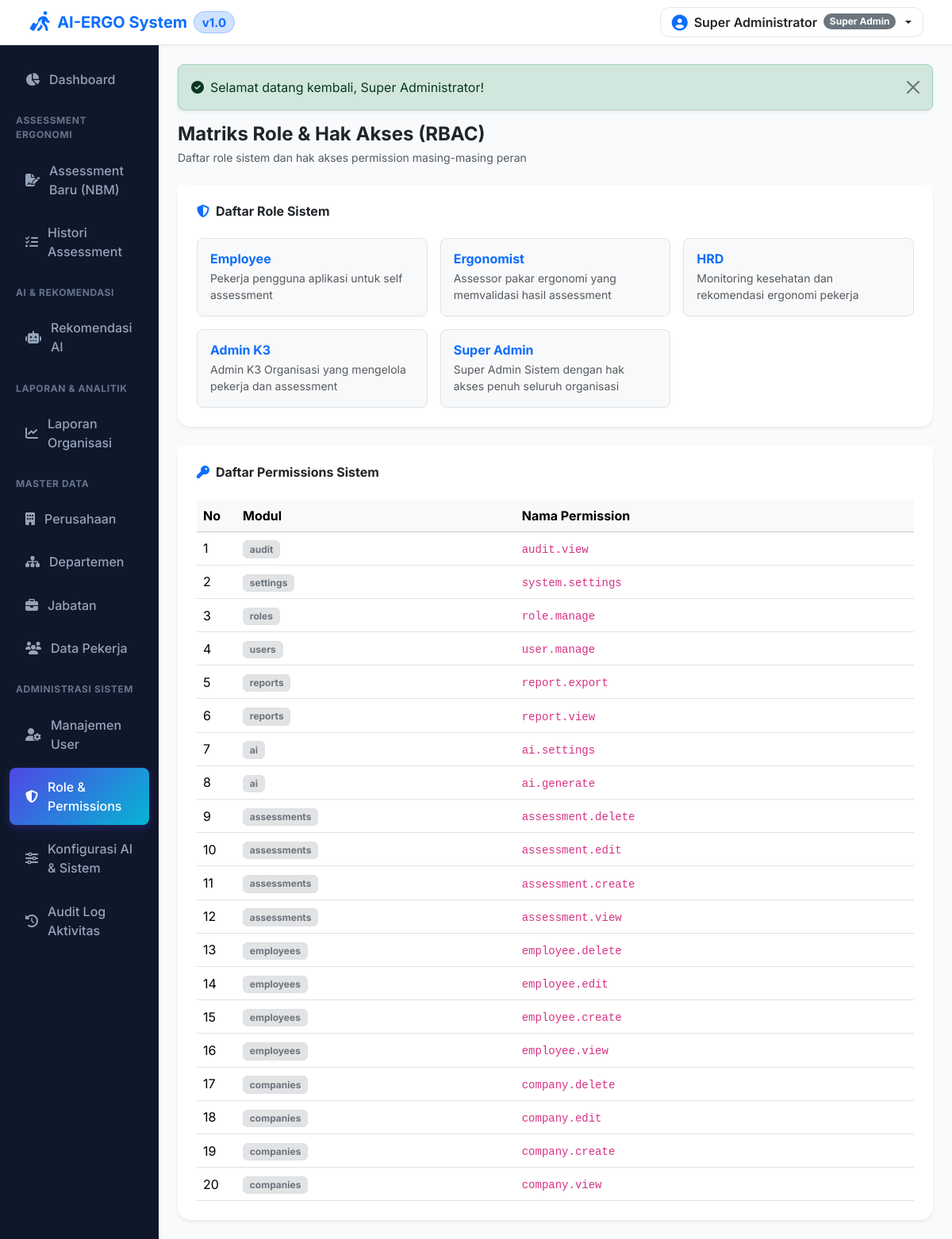
The page /admin/roles (signed in) on the database its author committed.
### tables this page shows
CREATE TABLE IF NOT EXISTS `settings` (
  `id` BIGINT UNSIGNED AUTO_INCREMENT PRIMARY KEY,
  `setting_group` VARCHAR(50) NOT NULL DEFAULT 'general',
  `setting_key` VARCHAR(100) NOT NULL UNIQUE,
  `setting_value` LONGTEXT NULL,
  `description` TEXT NULL
);

CREATE TABLE IF NOT EXISTS `roles` (
  `id` BIGINT UNSIGNED AUTO_INCREMENT PRIMARY KEY,
  `name` VARCHAR(100) NOT NULL UNIQUE,
  `description` TEXT NULL
);

CREATE TABLE IF NOT EXISTS `permissions` (
  `id` BIGINT UNSIGNED AUTO_INCREMENT PRIMARY KEY,
  `name` VARCHAR(100) NOT NULL UNIQUE,
  `module` VARCHAR(50) NOT NULL
);

### core/App.php (called while the page is built, shortened)
<?php
class App {
    public function __construct() {
        require_once __DIR__ . '/../app/Helpers/Functions.php';
        spl_autoload_register(function ($class) {
            $prefixCore = 'Core\\';
            $prefixApp = 'App\\';
            if (strpos($class, $prefixCore) === 0) {
                $relativeClass = substr($class, strlen($prefixCore));
                $file = __DIR__ . '/' . str_replace('\\', '/', $relativeClass) . '.php';
                if (file_exists($file)) {
                    return;
                }
            }
            if (strpos($class, $prefixApp) === 0) {
                $relativeClass = substr($class, strlen($prefixApp));
                $file = __DIR__ . '/../app/' . str_replace('\\', '/', $relativeClass) . '.php';
                if (file_exists($file)) {
                    return;
                }
            }
        });
    }
    public function run(): void {
        Router::dispatch($_SERVER['REQUEST_URI'], $_SERVER['REQUEST_METHOD']);
    }
}

### app/Controllers/RoleController.php (called while the page is built, shortened)
<?php
class RoleController extends Controller {
    public function index() {
        $roleModel = new Role();
        $permissionModel = new Permission();
        $roles = $roleModel->all();
        $permissions = $permissionModel->all();
        $this->view('admin/roles/index', [
            'roles' => $roles,
            'permissions' => $permissions
        ]);
    }
}

### public/index.php (called while the page is built)
<?php
require_once __DIR__ . '/../core/App.php';
$app = new Core\App();
$app->run();

### app/Helpers/Functions.php (called while the page is built, shortened)
<?php
if (!function_exists('get_setting')) {
    function get_setting($key, $default = '') {
        static $settingsMap = null;
        if ($settingsMap === null) {
            try {
                $settingModel = new \App\Models\Setting();
                $settingsMap = $settingModel->getAllAsKeyValue();
            } catch (\Exception $e) {
                $settingsMap = [];
            }
        }
        return $settingsMap[$key] ?? $default;
    }
}
if (!function_exists('base_url')) {
    function base_url($path = '') {
        static $detectedBase = null;
        if ($detectedBase === null) {
            if (isset($_SERVER['HTTP_HOST'])) {
                $scheme = (isset($_SERVER['HTTPS']) && $_SERVER['HTTPS'] === 'on') ? 'https' : 'http';
                $scriptDir = str_replace('\\', '/', dirname($_SERVER['SCRIPT_NAME'] ?? ''));
                $baseDir = preg_replace('#/public$#i', '', $scriptDir);
                $detectedBase = $scheme . '://' . $_SERVER['HTTP_HOST'] . rtrim($baseDir, '/');
            } else {
                $detectedBase = config('app.url', 'http://localhost/ergonomi');
            }
        }
        return rtrim($detectedBase, '/') . '/' . ltrim($path, '/');
    }
}
if (!function_exists('assets')) {
    function assets($path = '') {
        static $detectedAssetsBase = null;
        if ($detectedAssetsBase === null) {
            if (isset($_SERVER['HTTP_HOST'])) {
                $scheme = (isset($_SERVER['HTTPS']) && $_SERVER['HTTPS'] === 'on') ? 'https' : 'http';
                $scriptDir = str_replace('\\', '/', dirname($_SERVER['SCRIPT_NAME'] ?? ''));
                if (preg_match('#/public$#i', $scriptDir)) {
                    $detectedAssetsBase = $scheme . '://' . $_SERVER['HTTP_HOST'] . rtrim($scriptDir, '/') . '/assets/';
                } else {
                    $detectedAssetsBase = $scheme . '://' . $_SERVER['HTTP_HOST'] . rtrim($scriptDir, '/') . '/public/assets/';
                }
            } else {
                $detectedAssetsBase = base_url('public/assets/');
            }
        }
        return rtrim($detectedAssetsBase, '/') . '/' . ltrim($path, '/');
    }
}
if (!function_exists('upload_exists')) {
    function upload_exists($path = '') {
        if (empty($path)) return false;
        $fullPath = __DIR__ . '/../../public/' . ltrim($path, '/');
        return file_exists($fullPath);
    }
}
if (!function_exists('sanitize')) {
    function sanitize($data) {
        return htmlspecialchars(trim((string)$data), ENT_QUOTES, 'UTF-8');
    }
}
if (!function_exists('auth_user')) {
    function auth_user() {
        return $_SESSION['user'] ?? null;
    }
}
if (!function_exists('is_logged_in')) {
    function is_logged_in() {
        return auth_user() !== null;
    }
}

### core/Database.php (called while the page is built, shortened)
<?php
class Database {
    private static ?PDO $instance = null;
    public static function getInstance(): PDO {
        if (self::$instance === null) {
            $config = require __DIR__ . '/../config/database.php';
            $dsn = "mysql:host={$config['host']};port={$config['port']};dbname={$config['dbname']};charset={$config['charset']}";
            try {
                self::$instance = new PDO($dsn, $config['username'], $config['password'], $config['options']);
            } catch (PDOException $e) {
                try {
                    $dsnNoDb = "mysql:host={$config['host']};port={$config['port']};charset={$config['charset']}";
                    $pdo = new PDO($dsnNoDb, $config['username'], $config['password'], $config['options']);
                    $pdo->exec("CREATE DATABASE IF NOT EXISTS `" . $config['dbname'] . "` DEFAULT CHARACTER SET utf8mb4 COLLATE utf8mb4_unicode_ci");
                    $pdo->exec("USE `" . $config['dbname'] . "`");
                    $sqlFile = __DIR__ . '/../database.sql';
                    if (file_exists($sqlFile)) {
                        $sql = file_get_contents($sqlFile);
                        $pdo->exec($sql);
                    }
                    self::$instance = $pdo;
                } catch (PDOException $ex) {
                    die("Database connection error: " . $ex->getMessage());
                }
            }
        }
        return self::$instance;
    }
}

### core/Model.php (called while the page is built, shortened)
<?php
abstract class Model {
    protected PDO $db;
    protected string $table;
    protected string $primaryKey = 'id';
    public function __construct() {
        $this->db = Database::getInstance();
    }
    public function all(): array {
        $stmt = $this->db->query("SELECT * FROM {$this->table} ORDER BY {$this->primaryKey} DESC");
        return $stmt->fetchAll();
    }
}

### app/Models/Setting.php (called while the page is built, shortened)
<?php
class Setting extends Model {
    public function getAllAsKeyValue(): array {
        $all = $this->all();
        $map = [];
        foreach ($all as $item) {
            $map[$item['setting_key']] = $item['setting_value'];
        }
        return $map;
    }
}

### config/database.php (called while the page is built)
<?php
return [
    'host' => '127.0.0.1',
    'port' => 3306,
    'dbname' => 'ai_ergo',
    'username' => 'root',
    'password' => '',
    'charset' => 'utf8mb4',
    'options' => [
        PDO::ATTR_ERRMODE => PDO::ERRMODE_EXCEPTION,
        PDO::ATTR_DEFAULT_FETCH_MODE => PDO::FETCH_ASSOC,
        PDO::ATTR_EMULATE_PREPARES => false,
    ],
];

### resources/views/admin/roles/index.php (the view)
<div class="d-flex justify-content-between align-items-center mb-4">
    <div>
        <h4 class="fw-bold text-dark mb-1">Matriks Role & Hak Akses (RBAC)</h4>
        <p class="text-muted small mb-0">Daftar role sistem dan hak akses permission masing-masing peran</p>
    </div>
</div>
<div class="card border-0 shadow-sm rounded-4 mb-4">
    <div class="card-header bg-white border-0 pt-4 px-4 pb-0">
        <h6 class="fw-bold text-dark mb-0"><i class="fa-solid fa-shield-halved text-primary me-2"></i>Daftar Role Sistem</h6>
    </div>
    <div class="card-body p-4">
        <div class="row g-3">
            <?php foreach ($roles as $r): ?>
                <div class="col-md-4">
                    <div class="p-3 border rounded-3 bg-light">
                        <h6 class="fw-bold text-primary mb-1"><?= sanitize($r['name']) ?></h6>
                        <p class="small text-muted mb-0"><?= sanitize($r['description']) ?></p>
                    </div>
                </div>
            <?php endforeach; ?>
        </div>
    </div>
</div>
<div class="card border-0 shadow-sm rounded-4">
    <div class="card-header bg-white border-0 pt-4 px-4 pb-0">
        <h6 class="fw-bold text-dark mb-0"><i class="fa-solid fa-key text-primary me-2"></i>Daftar Permissions Sistem</h6>
    </div>
    <div class="card-body p-4">
        <div class="table-responsive">
            <table class="table table-hover align-middle mb-0">
                <thead class="table-light">
                    <tr>
                        <th style="width: 50px;">No</th>
                        <th>Modul</th>
                        <th>Nama Permission</th>
                    </tr>
                </thead>
                <tbody>
                    <?php $no = 1; foreach ($permissions as $p): ?>
                        <tr>
                            <td><?= $no++ ?></td>
                            <td><span class="badge bg-secondary-subtle text-secondary border"><?= sanitize($p['module']) ?></span></td>
                            <td><code><?= sanitize($p['name']) ?></code></td>
                        </tr>
                    <?php endforeach; ?>
                </tbody>
            </table>
        </div>
    </div>
</div>

### core/Router.php (shortened to what this page needs)
<?php
class Router {
    private static array $routes = [];
    public static function get(string $path, array $handler): void {
        self::$routes['GET'][$path] = $handler;
    }
    public static function post(string $path, array $handler): void {
        self::$routes['POST'][$path] = $handler;
    }
    public static function dispatch(string $uri, string $method): void {
        $uri = parse_url($uri, PHP_URL_PATH);
        $scriptDir = str_replace('\\', '/', dirname($_SERVER['SCRIPT_NAME'] ?? ''));
        $baseDir = preg_replace('#/public$#i', '', $scriptDir);
        if (!empty($scriptDir) && $scriptDir !== '/' && strpos($uri, $scriptDir) === 0) {
            $uri = substr($uri, strlen($scriptDir));
        } elseif (!empty($baseDir) && $baseDir !== '/' && strpos($uri, $baseDir) === 0) {
            $uri = substr($uri, strlen($baseDir));
        }
        $uri = '/' . trim($uri, '/');
        $method = strtoupper($method);
        if (isset(self::$routes[$method])) {
            foreach (self::$routes[$method] as $routePath => $handler) {
                $pattern = preg_replace('/\{([a-zA-Z0-9_]+)\}/', '([^/]+)', $routePath);
                $pattern = "#^" . $pattern . "$#";
                if (preg_match($pattern, $uri, $matches)) {
                    array_shift($matches);
                    [$controllerClass, $action] = $handler;
                    if (class_exists($controllerClass)) {
                        $controller = new $controllerClass();
                        if (method_exists($controller, $action)) {
                            call_user_func_array([$controller, $action], $matches);
                            return;
                        }
                    }
                }
            }
        }
        exit;
    }
}

### resources/views/layouts/header.php (shortened to what this page needs)
<!DOCTYPE html>
<html lang="id">
<head>
    <title><?= sanitize($title ?? (get_setting('APP_NAME', 'AI-ERGO') . ' - Ergonomic Risk Assessment System')) ?></title>
    <link href="https://cdn.jsdelivr.net/npm/bootstrap@5.3.2/dist/css/bootstrap.min.css" rel="stylesheet">
    <link href="https://cdnjs.cloudflare.com/ajax/libs/font-awesome/6.4.2/css/all.min.css" rel="stylesheet">
    <link href="<?= assets('css/style.css') ?>?v=<?= time() ?>" rel="stylesheet">
</head>
<body>
<?php if (is_logged_in()): ?>
<nav class="navbar app-header sticky-top px-2 px-md-4 py-2">
    <div class="container-fluid d-flex flex-nowrap align-items-center justify-content-between">
        <div class="d-flex align-items-center gap-2">
            <a class="navbar-brand d-flex align-items-center gap-1 gap-sm-2 fw-bold text-primary mb-0 me-0" href="<?= base_url('dashboard') ?>">
                <?php $appLogo = get_setting('APP_LOGO'); ?>
                <?php if (upload_exists($appLogo)): ?>
                    <img src="<?= upload_url($appLogo) ?>" alt="Logo" style="max-height: 32px; width: auto;" class="d-inline-block align-text-top me-1">
                <?php else: ?>
                    <i class="fa-solid fa-person-walking-luggage fa-lg text-primary"></i>
                <?php endif; ?>
                <span><?= sanitize(get_setting('APP_NAME', 'AI-ERGO')) ?></span>
                <span class="badge bg-primary-subtle text-primary border border-primary-subtle rounded-pill fs-7">v1.0</span>
            </a>
        </div>
        <div class="d-flex align-items-center ms-auto">
            <div class="dropdown">
                <button class="btn dropdown-toggle d-flex align-items-center gap-2 user-profile-btn" type="button" data-bs-toggle="dropdown">
                    <i class="fa-solid fa-circle-user text-primary fa-lg"></i>
                    <span class="fw-semibold text-dark d-none d-md-inline"><?= sanitize(auth_user()['name'] ?? 'User') ?></span>
                    <span class="badge bg-secondary rounded-pill d-none d-md-inline"><?= sanitize(auth_user()['roles'][0] ?? 'User') ?></span>
                </button>
            </div>
        </div>
    </div>
</nav>
<div class="container-fluid">
    <div class="row">
<?php endif; ?>

### public/assets/css/style.css (style rules this page uses)
:root { --primary-color: #4f46e5; --primary-hover: #4338ca; --secondary-color: #06b6d4; --dark-sidebar: #0f172a; --dark-sidebar-hover: #1e293b; --bg-light: #f8fafc; --text-main: #1e293b; --text-muted: #64748b; --risk-low: #10b981; --risk-medium: #f59e0b; --risk-high: #f97316; --risk-very-high: #ef4444; }
body { font-family: 'Inter', system-ui, -apple-system, sans-serif; background-color: var(--bg-light); color: var(--text-main); margin: 0; padding: 0; }
.app-header { background: #ffffff; border-bottom: 1px solid #e2e8f0; box-shadow: 0 1px 3px rgba(0,0,0,0.05); }
.user-profile-btn { border-radius: 0.75rem !important; padding: 0.35rem 0.85rem !important; border: 1px solid #e2e8f0 !important; background-color: #ffffff !important; transition: all 0.2s ease !important; }

### rows shown on the page
settings: setting_key "AI-ERGO System"
roles: name "Employee", description "Pekerja pengguna aplikasi untuk self assessment"
roles: name "Ergonomist", description "Assessor pakar ergonomi yang memvalidasi hasil assessment"
roles: name "HRD", description "Monitoring kesehatan dan rekomendasi ergonomi pekerja"
roles: name "Admin K3", description "Admin K3 Organisasi yang mengelola pekerja dan assessment"
roles: name "Super Admin", description "Super Admin Sistem dengan hak akses penuh seluruh organisasi"
permissions: module "audit", name "audit.view"
permissions: module "settings", name "system.settings"
permissions: module "roles", name "role.manage"
permissions: module "users", name "user.manage"
permissions: module "reports", name "report.export"
permissions: module "reports", name "report.view"
permissions: module "ai", name "ai.settings"
permissions: module "ai", name "ai.generate"
permissions: module "assessments", name "assessment.delete"
permissions: module "assessments", name "assessment.edit"
permissions: module "assessments", name "assessment.create"
permissions: module "assessments", name "assessment.view"
permissions: module "employees", name "employee.delete"
permissions: module "employees", name "employee.edit"
permissions: module "employees", name "employee.create"
permissions: module "employees", name "employee.view"
permissions: module "companies", name "company.delete"
permissions: module "companies", name "company.edit"
permissions: module "companies", name "company.create"
permissions: module "companies", name "company.view"

### other values the page prints
$msg['message'] "Selamat datang kembali, Super Administrator!"
